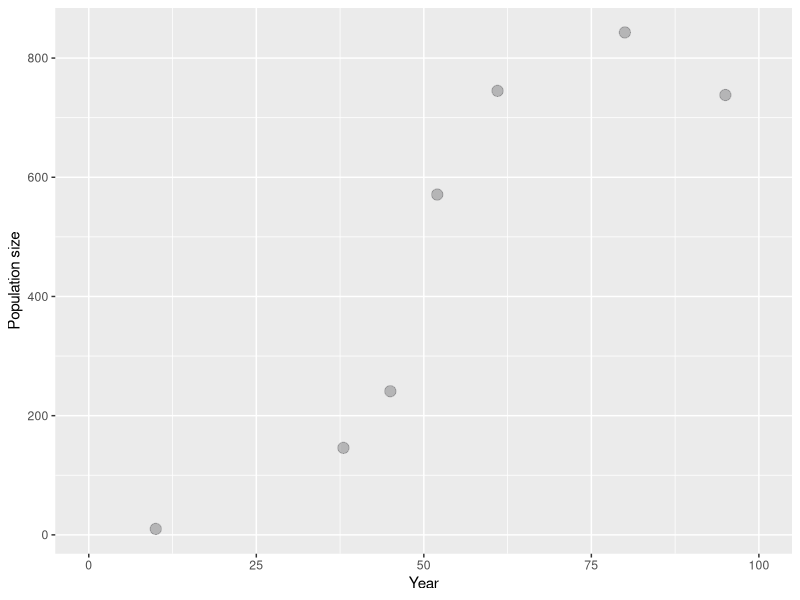
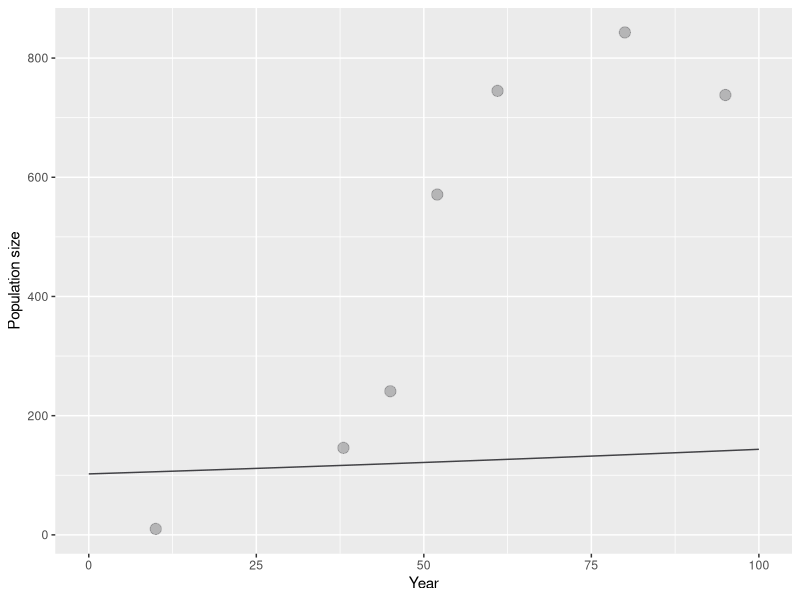

These charts were generated, in order, by the following R code:
## ---- chunk 1
rm(list = ls())
library(tidyverse)
library(here)
## ---- chunk 2
mypoints<- tibble(
  sample_time = c(10,38,45,52,61, 80, 95),
  N = c(10, 146, 241, 571, 745, 843, 738 )
)

colors <-list(
  data = "#41414550",
  fit = "#414145"
)
## ---- chunk 3
ggplot(mypoints) +
  aes(x = sample_time, y = N) +
  geom_point(size = 3.5, color = colors$data) +
  scale_x_continuous(
    name = "Year",
    limits = c(0, 100)
  )+
  labs(y = "Population size")
## ---- chunk 4
xs <-seq(0,100, length.out = 80)
#create the curve from the equation parameters
mytrend<-tibble(
  sample_time = xs,
  asymptote = 800,
  scale = 0.004,
  midpoint = 480,
  prop = asymptote/(1 + exp((midpoint - sample_time)*scale)))

## ---- chunk 5
ggplot(mypoints)+
  aes(x = sample_time, y = N) +
  geom_point(size = 3.5, color = colors$data) +
  geom_line(data = mytrend, aes(x = sample_time, y = prop), color = colors$fit) +
  scale_x_continuous(
    name = "Year",
    limits = c(0,100))+
  labs(y = "Population size")
